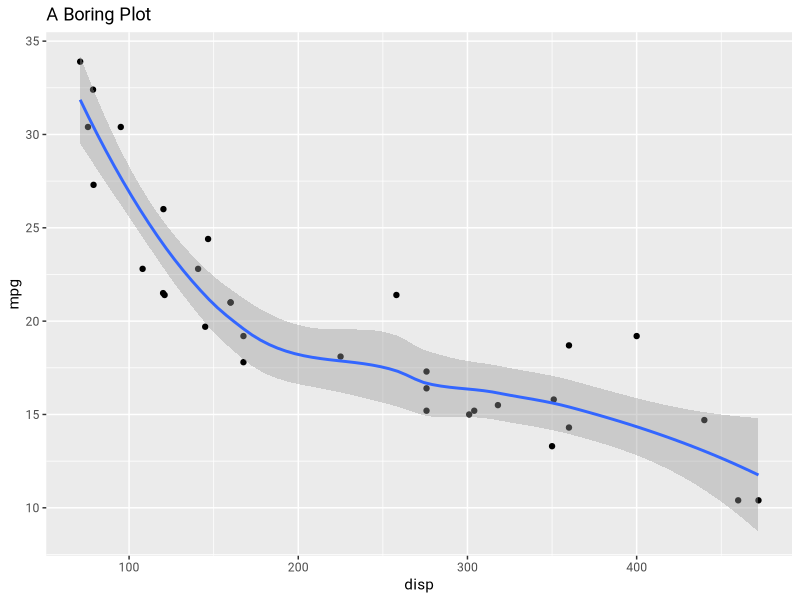

This chart was generated by the following R code:
## ---- chunk 1
knitr::opts_chunk$set(dev = "ragg_png")
## ---- chunk 2
library(tidyverse)

ggplot(mtcars, aes(disp, mpg)) +
  geom_point() +
  geom_smooth() + 
  labs(title = "A Boring Plot") +
  theme(text = element_text(family = "Roboto"))
